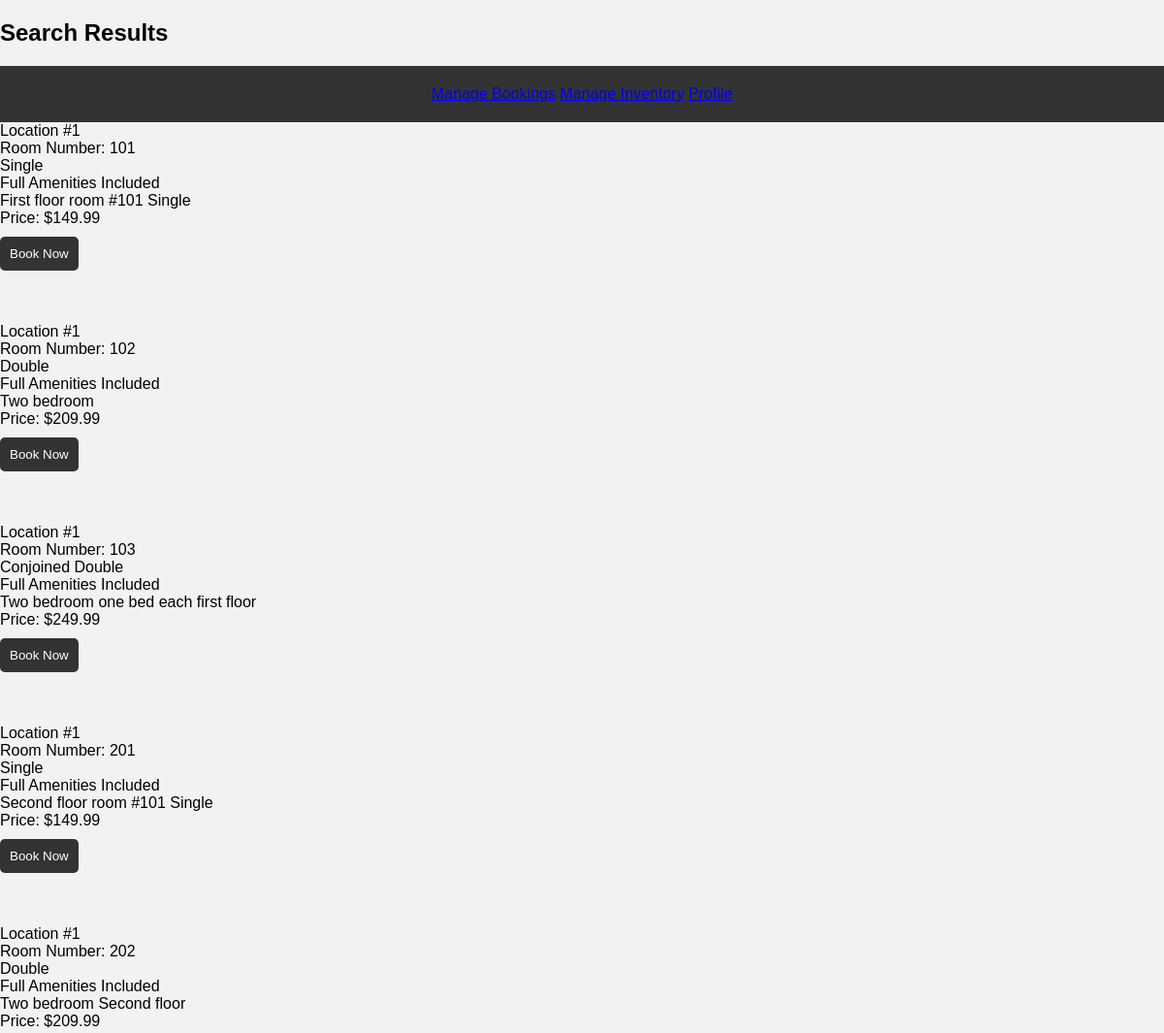
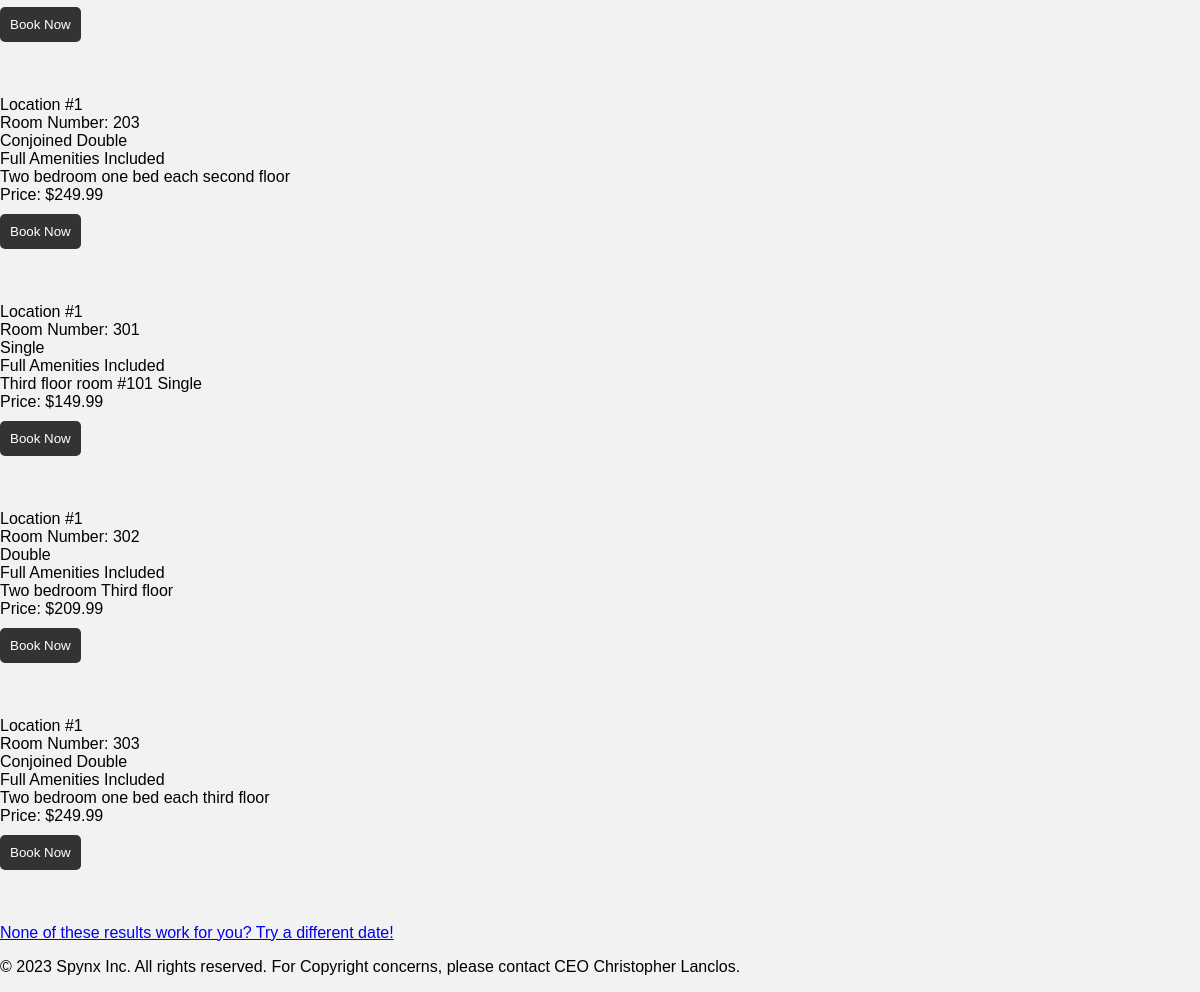
/SearchResults.php (signed in), run on the app's committed database (2 pictures, top to bottom).
### tables this page shows
CREATE TABLE `room` (
  `LOCATION_NUM` int(11) NOT NULL,
  `ROOM_NUMBER` varchar(48) NOT NULL,
  `ROOM_TYPE` tinytext NOT NULL,
  `ROOM_COST` double NOT NULL,
  `BOOKING_KEY` int(11) NOT NULL,
  `AMENITY_CODE` int(11) NOT NULL,
  `NOTES` mediumtext NOT NULL,
  `ROOM_PHOTOS` int(11) NOT NULL
);

### SearchResults.php (the view, shortened to what this page needs)
<!DOCTYPE html>
<html>
<head>
	<link rel="stylesheet" href="./roomCharges.css" type="text/css">
</head>
<body>
  <h2><b> Search Results </b> </h2>
<?php
  include 'navbar.php';
  $checkin = $_POST['checkin'];
  $checkout = $_POST['checkout'];
  $query = "SELECT room.*, room.room_cost
            FROM room
            LEFT JOIN booking
              ON room.room_number = booking.room_number
              AND booking.booking_start <= '$checkout'
              AND booking.booking_end >= '$checkin'
            WHERE booking.room_number IS NULL";
  $result = mysqli_query($link, $query);
  if (mysqli_num_rows($result) > 0) {
    while ($row = mysqli_fetch_assoc($result)) {
      echo "Location #" . $row['LOCATION_NUM'] . "<br>" . "Room Number: " . $row['ROOM_NUMBER'] . "<br>" . $row['ROOM_TYPE'] . "<br>";
      if ($row['AMENITY_CODE'] == 1) {
        echo "Full Amenities Included" . "<br>";
      } else {
        echo "Partial Amenities Included" . "<br>";
      }
      echo $row['NOTES'] . "<br>";
      echo "Price: $" . $row['ROOM_COST'] . "<br>";
      echo '<form action="currentBookings.php" method="post">';
      echo "<a href='currentBookings.php'><button>Book Now</button></a><br><br>";
      echo '</form><br><br>';
    }
  } else {
    echo "Sorry, there are no available rooms for the selected dates.";
  }
    ?>
	<a href="newBookings.php">None of these results work for you? Try a different date!</a> <br>
</body>
<footer>
  <p>&copy; 2023 Spynx Inc. All rights reserved. For Copyright concerns, please contact CEO Christopher Lanclos.</p>
</footer>
</html>

### roomCharges.css (style rules this page uses)
body { font-family: Arial, sans-serif; margin: 0; padding: 0; background-color: #f2f2f2; }
button { background-color: #333; color: white; padding: 10px; border: none; border-radius: 5px; cursor: pointer; margin-top: 10px; }

### data on the page
room: LOCATION_NUM "1", ROOM_NUMBER "101", ROOM_TYPE "Single", AMENITY_CODE "Full Amenities Included", NOTES "First floor room #101 Single", ROOM_COST "149.99"
room: LOCATION_NUM "1", ROOM_NUMBER "102", ROOM_TYPE "Double", AMENITY_CODE "Full Amenities Included", NOTES "Two bedroom", ROOM_COST "209.99"
room: LOCATION_NUM "1", ROOM_NUMBER "103", ROOM_TYPE "Conjoined Double", AMENITY_CODE "Full Amenities Included", NOTES "Two bedroom one bed each first floor", ROOM_COST "249.99"
room: LOCATION_NUM "1", ROOM_NUMBER "201", ROOM_TYPE "Single", AMENITY_CODE "Full Amenities Included", NOTES "Second floor room #101 Single", ROOM_COST "149.99"
room: LOCATION_NUM "1", ROOM_NUMBER "202", ROOM_TYPE "Double", AMENITY_CODE "Full Amenities Included", NOTES "Two bedroom Second floor", ROOM_COST "209.99"
room: LOCATION_NUM "1", ROOM_NUMBER "203", ROOM_TYPE "Conjoined Double", AMENITY_CODE "Full Amenities Included", NOTES "Two bedroom one bed each second floor", ROOM_COST "249.99"
room: LOCATION_NUM "1", ROOM_NUMBER "301", ROOM_TYPE "Single", AMENITY_CODE "Full Amenities Included", NOTES "Third floor room #101 Single", ROOM_COST "149.99"
room: LOCATION_NUM "1", ROOM_NUMBER "302", ROOM_TYPE "Double", AMENITY_CODE "Full Amenities Included", NOTES "Two bedroom Third floor", ROOM_COST "209.99"
room: LOCATION_NUM "1", ROOM_NUMBER "303", ROOM_TYPE "Conjoined Double", AMENITY_CODE "Full Amenities Included", NOTES "Two bedroom one bed each third floor", ROOM_COST "249.99"

### other printed values
$title "Manage Bookings"
$title "Manage Inventory"
$title "Profile"
